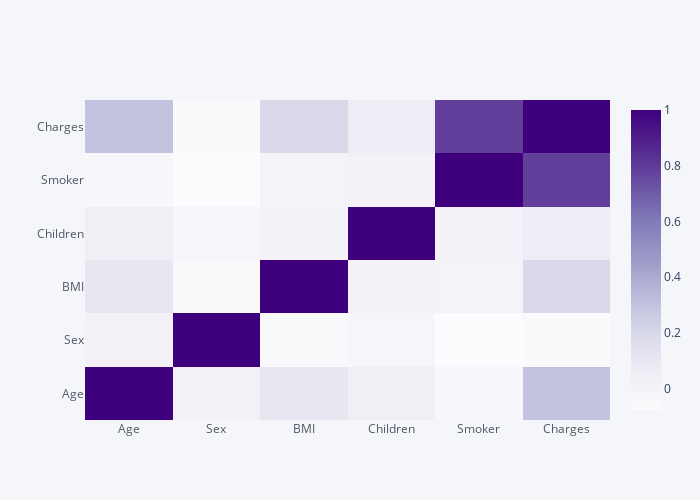

Write notebook code for a chart like this one.
### Code cell
#plotting heatmap for dataframe correlation.
df.corr().iplot(kind="heatmap",
                   colorscale = 'purples',
                   dimensions=(700,500))

### Figure 1 — Plotly figure (JSON) as saved in the notebook; plotly's stock layout.template omitted (floating-point values rounded to 4 significant figures)
{"data": [{"colorscale": [[0, "rgb(252,251,253)"], [0.125, "rgb(239,237,245)"], [0.25, "rgb(218,218,235)"], [0.375, "rgb(188,189,220)"], [0.5, "rgb(158,154,200)"], [0.625, "rgb(128,125,186)"], [0.75, "rgb(106,81,163)"], [0.875, "rgb(84,39,143)"], [1, "rgb(63,0,125)"]], "type": "heatmap", "x": ["Age", "Sex", "BMI", "Children", "Smoker", "Charges"], "y": ["Age", "Sex", "BMI", "Children", "Smoker", "Charges"], "z": [[1, 0.01981, 0.1093, 0.04154, -0.02559, 0.2983], [0.01981, 1, -0.0464, -0.01785, -0.0766, -0.05804], [0.1093, -0.0464, 1, 0.01275, 0.003746, 0.1984], [0.04154, -0.01785, 0.01275, 1, 0.007331, 0.06739], [-0.02559, -0.0766, 0.003746, 0.007331, 1, 0.7872], [0.2983, -0.05804, 0.1984, 0.06739, 0.7872, 1]], "zmax": 1, "zmin": -0.0766}], "layout": {"height": 500, "legend": {"bgcolor": "#F5F6F9", "font": {"color": "#4D5663"}}, "paper_bgcolor": "#F5F6F9", "plot_bgcolor": "#F5F6F9", "title": {"font": {"color": "#4D5663"}}, "width": 700, "xaxis": {"gridcolor": "#E1E5ED", "showgrid": true, "tickfont": {"color": "#4D5663"}, "title": {"font": {"color": "#4D5663"}, "text": ""}, "zerolinecolor": "#E1E5ED"}, "yaxis": {"gridcolor": "#E1E5ED", "showgrid": true, "tickfont": {"color": "#4D5663"}, "title": {"font": {"color": "#4D5663"}, "text": ""}, "zerolinecolor": "#E1E5ED"}}}
